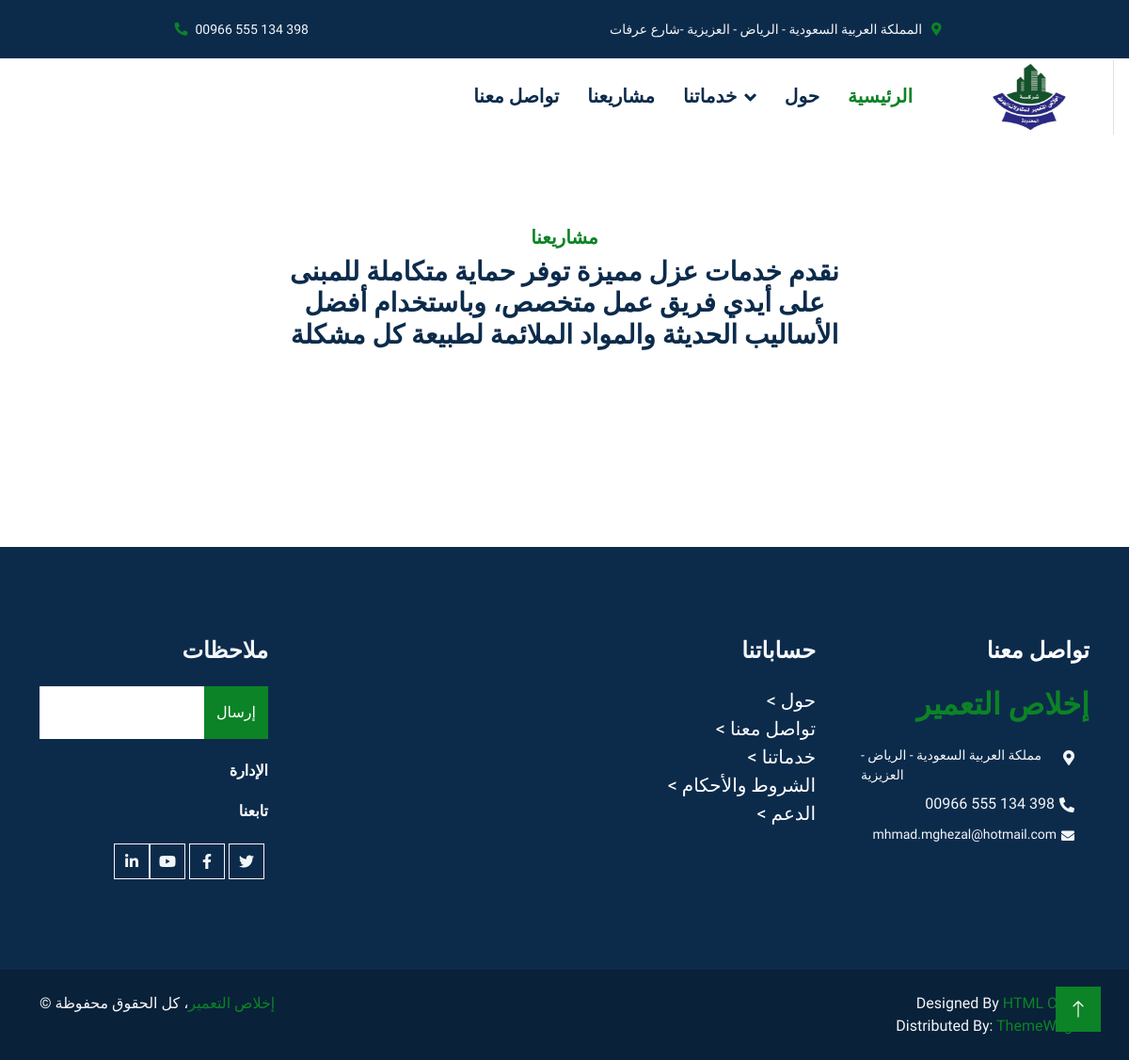
The page /projects/ on the database as committed earlier.
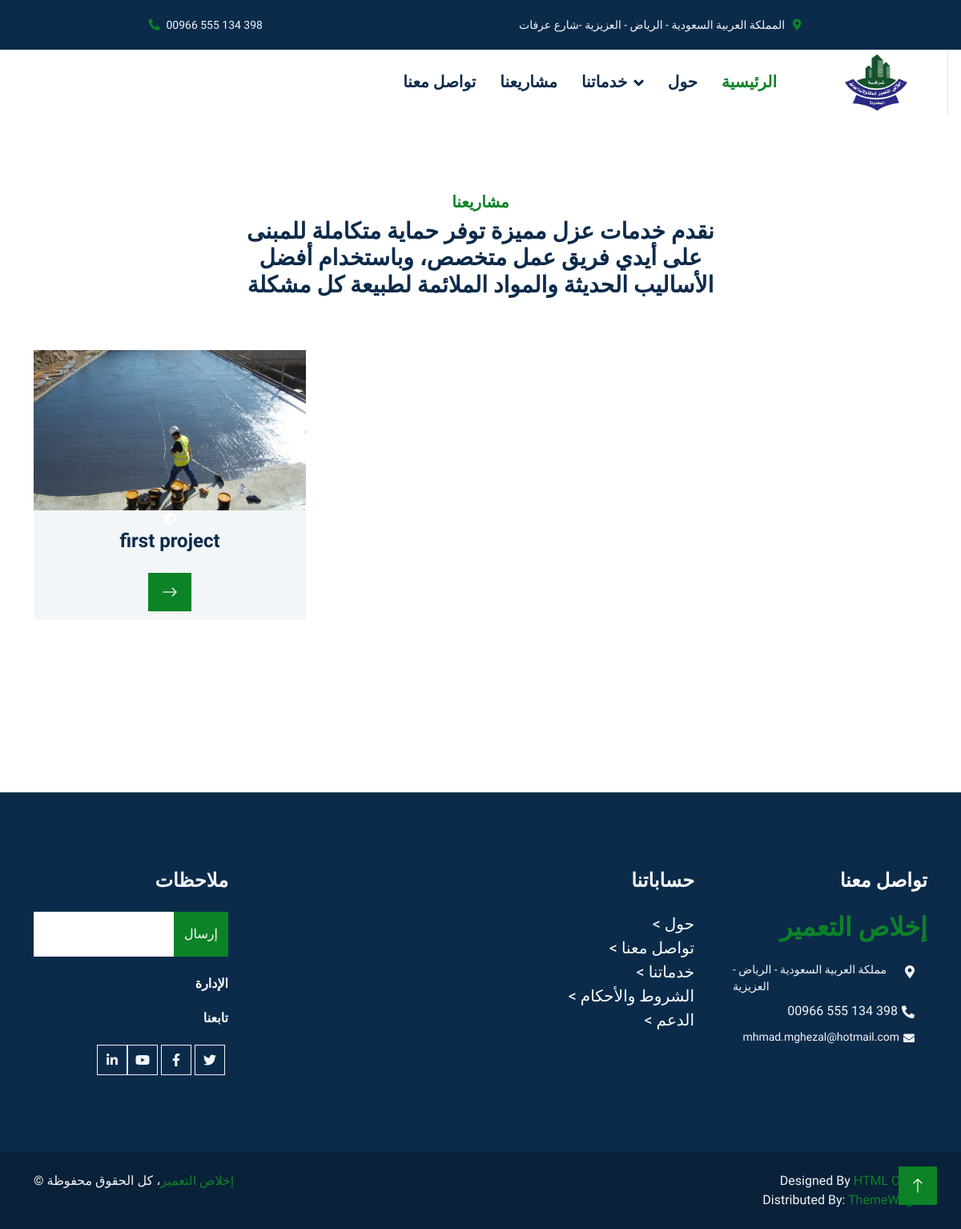
The same page on the database as committed later.
### main/models.py (models this page shows, shortened)
class Project(models.Model):
    title           =  models.CharField(max_length=50)
    created_at      =  models.DateTimeField(auto_now_add=True)
    created_by      =  models.ForeignKey(User,related_name='project',on_delete=models.SET_DEFAULT,default=1)
    updated_at      =  models.DateTimeField(auto_now=True)
    updated_by      =  models.ForeignKey(User,related_name='+',on_delete=models.SET_DEFAULT,default=1)
    images          =  models.ImageField(null=True,blank=True,upload_to="images/")

### main/views.py (the view)
# urls.py: path('projects/',views.get_all_projects,name='projects'),
def get_all_projects(request):
    print('auth ...')
    user=request.user
    us_projects=Project.objects.all()
    context={'projects':us_projects,"us_projects":us_projects}
    return render(request,"projects.html",context)

### templates/projects.html (shortened to what this page needs)
{% extends "base.html" %}
{% load static %}
{% block content %}
   <div class="container-fluid py-5 wow fadeInUp" data-wow-delay="0.1s">
    <div class="container py-5">
        <div class="section-title text-center position-relative pb-3 mb-5 mx-auto" style="max-width: 600px;">
            <h5 class="fw-bold text-primary text-uppercase">مشاريعنا</h5>
            <h3 class="mb-0">نقدم خدمات عزل مميزة توفر حماية متكاملة للمبنى على أيدي فريق عمل متخصص، وباستخدام أفضل الأساليب الحديثة والمواد الملائمة لطبيعة كل مشكلة</h1>
        </div>
        <div class="row g-5">
            {% for project in us_projects %}
            <div class="col-lg-4 col-md-6 wow zoomIn" data-wow-delay="0.3s" >
                <div class="service-item bg-light rounded d-flex flex-column align-items-center justify-content-center text-center">
                    {% if project.images %}
                       <img src="{{project.images.url}}" width=340px height=200px />
                      {% else %}
                      <img src={% static 'img/download.png' %} width=340px height=200px />
                    {% endif %}
                    <div class="service-icon">
                        <i class="fa fa-shield-alt text-white"></i>
                    </div>
                    <h4 class="mb-3">{{project.title}}</h4>
                    <a class="btn btn-lg btn-primary rounded" href="" style="margin:10px;">
                        <i class="bi bi-arrow-right"></i>
                    </a>
                </div>
            </div>
            {% endfor %}
        </div>
    </div>
</div>
{% endblock content %}

### templates/base.html (shortened to what this page needs)
{% load static %}
<!DOCTYPE html>
<html lang="en">
<head>
    <link href="https://cdn.jsdelivr.net/npm/bootstrap@5.0.2/dist/css/bootstrap.min.css" rel="stylesheet">
    <link href="https://cdnjs.cloudflare.com/ajax/libs/font-awesome/5.10.0/css/all.min.css" rel="stylesheet">
    <link href="https://cdn.jsdelivr.net/npm/bootstrap-icons@1.4.1/font/bootstrap-icons.css" rel="stylesheet">
    <link href="{% static "lib/animate/animate.min.css" %}" rel="stylesheet">
    <link href="{% static "lib/owlcarousel/assets/owl.carousel.min.css" %}" rel="stylesheet">
    <link href="{% static 'css/bootstrap.min.css' %}" rel="stylesheet">
    <link href="{% static 'css/style.css' %}" rel="stylesheet">
</head>
<body>
    <div class="container-fluid bg-dark text-light p-0">
        <div class="row gx-0 d-none d-lg-flex">
            <div class="col-lg-4 px-5 text-end">
                <div class="h-100 d-inline-flex align-items-center me-4">
                    <small class="fa fa-phone-alt text-primary me-2"></small>
                    <small>00966 555 134 398</small>
                </div>
                <div class="h-100 d-inline-flex align-items-center mx-n2">
                    <a class="btn btn-square btn-link rounded-0 border-0 border-end border-secondary" href=""></a>
                    <a class="btn btn-square btn-link rounded-0 border-0 border-end border-secondary" href=""></a>
                    <a class="btn btn-square btn-link rounded-0 border-0 border-end border-secondary" href=""></a>
                    <a class="btn btn-square btn-link rounded-0" href=""></a>
                </div>
            </div>
            <div class="col-lg-2 px-5 text-start"></div>
            <div class="col-lg-6 px-5">
                <div class="h-100 d-inline-flex align-items-center me-4">
                    <small style="padding-right:10px;" >المملكة العربية السعودية - الرياض - العزيزية -شارع عرفات</small>
                    <small class="fa fa-map-marker-alt text-primary me-2" ></small>
                </div>
                <div class="h-100 d-inline-flex align-items-center">
                    <small> 09.00 AM - 09.00 PM الأحد - الخميس</small>
                </div>
            </div>
        </div>
    </div>
    <nav class="navbar navbar-expand-lg bg-white d-flex flex-row-reverse navbar-light sticky-top p-0">
        <a href="index.html" class="navbar-brand d-flex align-items-center border-end px-4 px-lg-5">
            <img class="img-fluid" src="{% static 'img/logo.jpg' %}" alt="" style="width:100px; height:75px;">
        </a>
        <div class="collapse navbar-collapse col-lg-10" id="navbarCollapse">
            <div class="navbar-nav ms-auto p-4 p-lg-0 ">
                <a href="" class="nav-item nav-link" style=" font-weight: bold; font-size: 20px;">تواصل معنا</a>
                <a href="{% url 'projects' %}" class="nav-item nav-link" style=" font-weight: bold; font-size: 20px;">مشاريعنا</a>
                <div class="nav-item dropdown">
                    <a href="#" class="nav-link dropdown-toggle" data-bs-toggle="dropdown" style=" font-weight: bold; font-size: 20px;">خدماتنا</a>
                </div>
                <a href="{% url 'about' %}" class="nav-item nav-link" style=" font-weight: bold; font-size: 20px;">حول</a>
                <a href="{% url 'home' %}" class="nav-item nav-link active" style=" font-weight: bold; font-size: 20px;">الرئيسية</a>
            </div>
        </div>
    </nav>
{% block content %}{% endblock content %}
    <div class="container-fluid  bg-dark text-light footer my-6 mb-0 py-6 wow fadeIn" data-wow-delay="0.1s">
        <div class="container">
            <div class="row g-5">
                <div class="col-lg-3 col-md-6">
                    <h4 class="d-flex flex-row-reverse text-light mb-4">ملاحظات</h4>
                    <form action="">
                        <div class="input-group">
                            <input type="text" class="form-control p-3 border-0" placeholder="">
                            <button class="btn btn-primary">إرسال</button>
                        </div>
                    </form>
                    <a href="{% url 'dashboard' %}">
                        <h6 class="d-flex flex-row-reverse text-white mt-4 mb-3">الإدارة</h6></a>
                    <h6 class="d-flex flex-row-reverse text-white mt-4 mb-3">تابعنا</h6>
                    <div class="d-flex flex-row-reverse pt-2">
                        <a class="btn btn-square btn-outline-light me-1" href=""><i class="fab fa-twitter"></i></a>
                        <a class="btn btn-square btn-outline-light me-1" href=""><i class="fab fa-facebook-f"></i></a>
                        <a class="btn btn-square btn-outline-light me-1" href=""><i class="fab fa-youtube"></i></a>
                        <a class="btn btn-square btn-outline-light me-0" href=""><i class="fab fa-linkedin-in"></i></a>
                    </div>
                </div>
                 <div class="col-lg-3 col-md-4"></div>
                <div class="col-lg-3 col-md-6">
                    <h4 class=" d-flex flex-row-reverse text-light mb-4">حساباتنا</h4>
                    <a class="  d-flex flex-row-reverse" href="" style="font-size:20px; color:white;"><  حول</a>
                    <a class=" d-flex flex-row-reverse " href="" style="font-size:20px; color:white;"><  تواصل معنا</a>
                    <a class=" d-flex flex-row-reverse " href="" style="font-size:20px; color:white;">< خدماتنا</a>
                    <a class=" d-flex flex-row-reverse " href="" style="font-size:20px; color:white;"><  الشروط والأحكام</a>
                    <a class=" d-flex flex-row-reverse " href="" style="font-size:20px; color:white;"><  الدعم</a>
                </div>
                <div class=" col-lg-3 col-md-6 ">
                    <h4 class="text-white mb-4 d-flex flex-row-reverse" style="margin-right:0px;">تواصل معنا</h4>
                    <h2 class="text-primary mb-4 d-flex flex-row-reverse" style="margin:0px;"> </i>إخلاص التعمير</h2>
                    <p class="mb-2 d-flex flex-row-reverse" style="margin:0px;">  <i class="fa fa-map-marker-alt me-3" style="margin:5px;"></i> <small>مملكة العربية السعودية - الرياض - العزيزية</small> </p>
                    <p class="mb-2 d-flex flex-row-reverse" style="margin:0px;"><i class="fa fa-phone-alt me-3" style="margin:5px;"></i>00966 555 134 398 </p>
                    <small class="mb-2 d-flex flex-row-reverse" style="margin:0px;"><i class="fa fa-envelope me-3" style="margin:5px;"></i>mhmad.mghezal@hotmail.com</small>
                </div>
            </div>
        </div>
    </div>
    <div class="container-fluid copyright text-light py-4 wow fadeIn" data-wow-delay="0.1s">
        <div class="container">
            <div class="row">
                <div class="col-md-6 text-center text-md-start mb-3 mb-md-0">
                    &copy; <a href="#">إخلاص التعمير</a>، كل الحقوق محفوظة
                </div>
                <div class="col-md-6 text-center text-md-end">
                    Designed By <a href="https://htmlcodex.com">HTML Codex</a>
                    <br>Distributed By: <a href="https://themewagon.com" target="_blank">ThemeWagon</a>
                </div>
            </div>
        </div>
    </div>
    <a href="#" class="btn btn-lg btn-primary btn-lg-square back-to-top"><i class="bi bi-arrow-up"></i></a>
</body>
</html>

### static/css/style.css (style rules this page uses)
:root { --primary: #0c8326; --secondary: #757575; --light: #F3F6F8; --dark: #0C2B4B; }
.py-6 { padding-top: 6rem; padding-bottom: 6rem; }
.my-6 { margin-top: 6rem; margin-bottom: 6rem; }
.back-to-top { position: fixed; display: none; right: 30px; bottom: 30px; z-index: 99; }
.btn { font-weight: 500; transition: .5s; }
.btn.btn-primary, .btn.btn-outline-primary:hover { color: #FFFFFF; }
.btn-square { width: 38px; height: 38px; }
.btn-lg-square { width: 48px; height: 48px; }
.btn-square, .btn-sm-square, .btn-lg-square { padding: 0; display: flex; align-items: center; justify-content: center; font-weight: normal; }
.navbar.sticky-top { top: -100px; transition: .5s; }
.navbar .navbar-brand, .navbar a.btn { height: 80px }
.navbar .navbar-nav .nav-link { margin-right: 30px; padding: 25px 0; color: var(--dark); font-weight: 500; text-transform: uppercase; outline: none; }
.navbar .navbar-nav .nav-link:hover, .navbar .navbar-nav .nav-link.active { color: var(--primary); }
.navbar .dropdown-toggle::after { border: none; content: "\f107"; font-family: "Font Awesome 5 Free"; font-weight: 900; vertical-align: middle; margin-left: 8px; }
.copyright { background: #092139; }
.copyright a { color: var(--primary); }

Rows that differ between the two databases and show on the page:
added Project: images (picture), title "first project"
